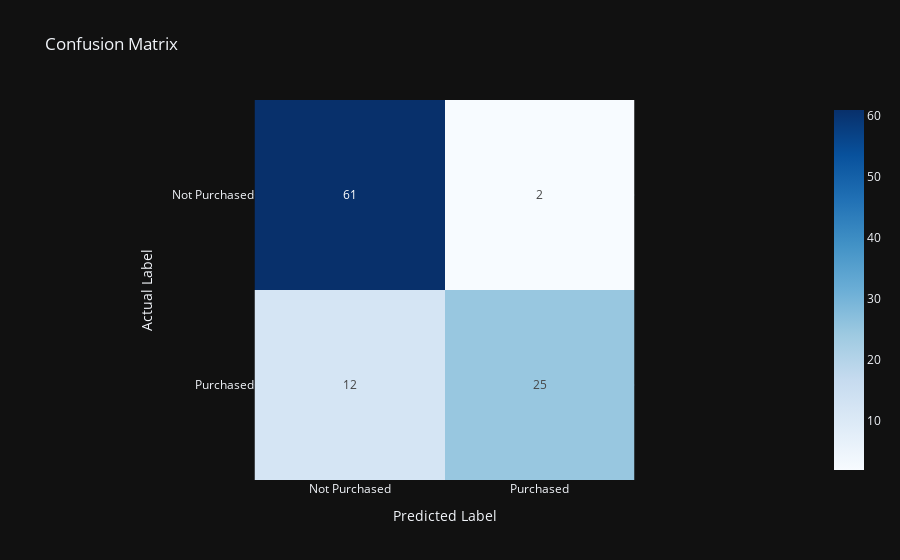

The cell this chart's notebook holds for it:
### Code cell
conf_matrix = confusion_matrix(y_test, predictions)

fig = px.imshow(
    conf_matrix,
    text_auto=True,
    color_continuous_scale='Blues',
    title='Confusion Matrix',
    labels={'x': 'Predicted', 'y': 'Actual'},
    x=['Not Purchased', 'Purchased'],
    y=['Not Purchased', 'Purchased'],
)

fig.update_layout(
    xaxis_title='Predicted Label',
    yaxis_title='Actual Label',
)

fig.show()

### Figure 1 — Plotly figure (JSON) as saved in the notebook; plotly's stock layout.template omitted (floating-point values rounded to 4 significant figures)
{"data": [{"coloraxis": "coloraxis", "name": "0", "texttemplate": "%{z}", "x": ["Not Purchased", "Purchased"], "y": ["Not Purchased", "Purchased"], "z": [[61, 2], [12, 25]], "type": "heatmap", "xaxis": "x", "yaxis": "y", "hovertemplate": "Predicted: %{x}<br>Actual: %{y}<br>color: %{z}<extra></extra>"}], "layout": {"xaxis": {"anchor": "y", "domain": [0.0, 1.0], "scaleanchor": "y", "constrain": "domain", "title": {"text": "Predicted Label"}}, "yaxis": {"anchor": "x", "domain": [0.0, 1.0], "autorange": "reversed", "constrain": "domain", "title": {"text": "Actual Label"}}, "coloraxis": {"colorscale": [[0.0, "rgb(247,251,255)"], [0.125, "rgb(222,235,247)"], [0.25, "rgb(198,219,239)"], [0.375, "rgb(158,202,225)"], [0.5, "rgb(107,174,214)"], [0.625, "rgb(66,146,198)"], [0.75, "rgb(33,113,181)"], [0.875, "rgb(8,81,156)"], [1.0, "rgb(8,48,107)"]]}, "title": {"text": "Confusion Matrix"}}}
